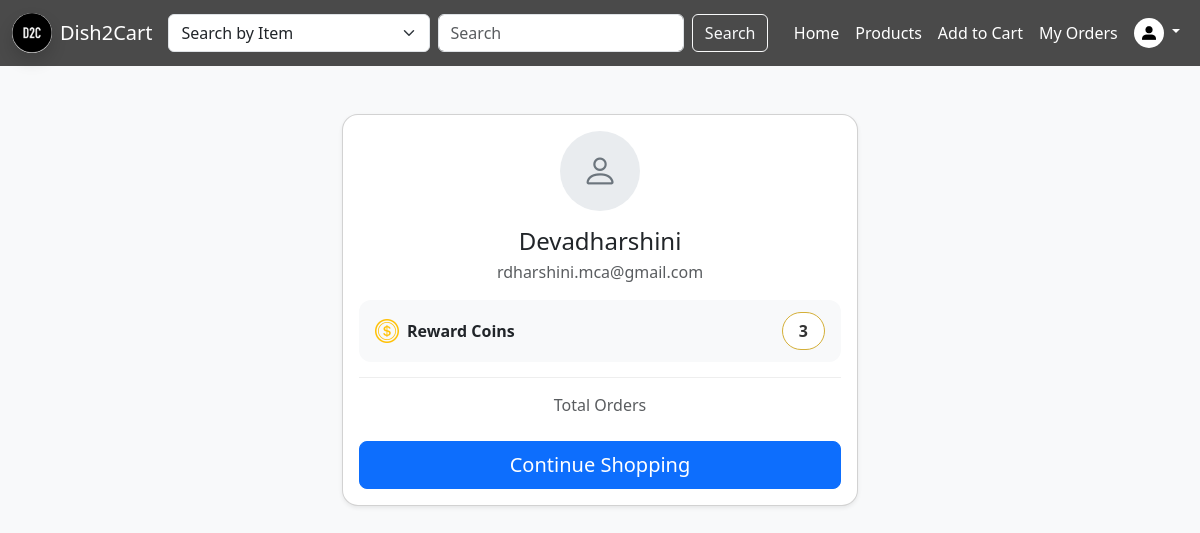
Screenshot of /profile (signed in) with the database file from the repository.
### tables this page shows
CREATE TABLE "users" (
	"id"	INTEGER,
	"name"	TEXT NOT NULL,
	"email"	TEXT NOT NULL UNIQUE,
	"password"	TEXT NOT NULL, role TEXT DEFAULT 'user', reward_points INTEGER DEFAULT 0,
	PRIMARY KEY("id" AUTOINCREMENT)
);

### app.py (the view)
@app.route("/profile")
def profile():
    if "user_id" not in session:
        return redirect("/login")
    user_id = session["user_id"]
    conn = get_db()
    cur = conn.cursor()
    cur.execute("""
        SELECT name, email, reward_points
        FROM users
        WHERE id=?
    """, (user_id,))
    user = cur.fetchone()
    conn.close()
    return render_template("profile.html", user=user)

### app.py (called while the page is built)
def get_db():
    conn = sqlite3.connect(DATABASE)
    conn.row_factory = sqlite3.Row
    return conn

@app.context_processor
def cart_count_processor():
    user_id = session.get('user_id')
    if not user_id:
        return dict(cart_count=0)
    conn = sqlite3.connect('database.db')
    cur = conn.cursor()
    cur.execute("SELECT SUM(quantity) FROM cart WHERE user_id=?", (user_id,))
    count = cur.fetchone()[0] or 0
    conn.close()
    return dict(cart_count=count)

### templates/profile.html (shortened to what this page needs)
<!DOCTYPE html>
<html lang="en">
<head>
        <link rel="stylesheet" href="{{ url_for('static', filename='css/style.css') }}">
    <link href="https://cdn.jsdelivr.net/npm/bootstrap@5.3.2/dist/css/bootstrap.min.css" rel="stylesheet">
    <link href="https://cdn.jsdelivr.net/npm/bootstrap-icons@1.11.1/font/bootstrap-icons.css" rel="stylesheet">
</head>
<body class="bg-light">
    {% include 'navbar.html' %}
<div class="container mt-5" style="max-width: 540px;">
    <div class="card shadow-sm profile-card">
        <div class="card-body">
            <div class="profile-avatar mb-3">
                <i class="bi bi-person"></i>
            </div>
            <h4 class="text-center mb-1">{{ user[0] }}</h4>
            <p class="text-center text-muted mb-3">{{ user[1] }}</p>
            <div class="reward-box d-flex justify-content-between align-items-center">
                <div class="d-flex align-items-center">
                    <i class="bi bi-coin text-warning fs-4 me-2"></i>
                    <span class="fw-semibold">Reward Coins</span>
                </div>
                <span class="coin-pill">
    {{ user[2] }}
</span>
            </div>
            <div class="profile-section text-center">
                <p class="mb-1 text-muted">Total Orders</p>
            </div>
            <div class="d-grid mt-4">
                <a href="/" class="btn btn-primary btn-lg">
                    Continue Shopping
                </a>
            </div>
        </div>
    </div>
</div>
</body>
</html>

### static/css/style.css (style rules this page uses)
html, body { height: 100%; margin: 0; font-family: Arial, sans-serif; }

### templates/profile.html (style rules this page uses)
.coin-pill { border: 1.5px solid #d4af37; color: #333; padding: 6px 16px; border-radius: 50px; font-weight: 600; background-color: #fff; }
.profile-card { border-radius: 16px; }
.profile-avatar { width: 80px; height: 80px; border-radius: 50%; background-color: #e9ecef; display: flex; align-items: center; justify-content: center; font-size: 36px; color: #6c757d; margin: auto; }
.profile-section { border-top: 1px solid #eee; padding-top: 15px; margin-top: 15px; }
.reward-box { background: #f8f9fa; border-radius: 12px; padding: 12px 16px; }

### rows the page displays
users: name "Devadharshini", email "rdharshini.mca@gmail.com", reward_points "3"
